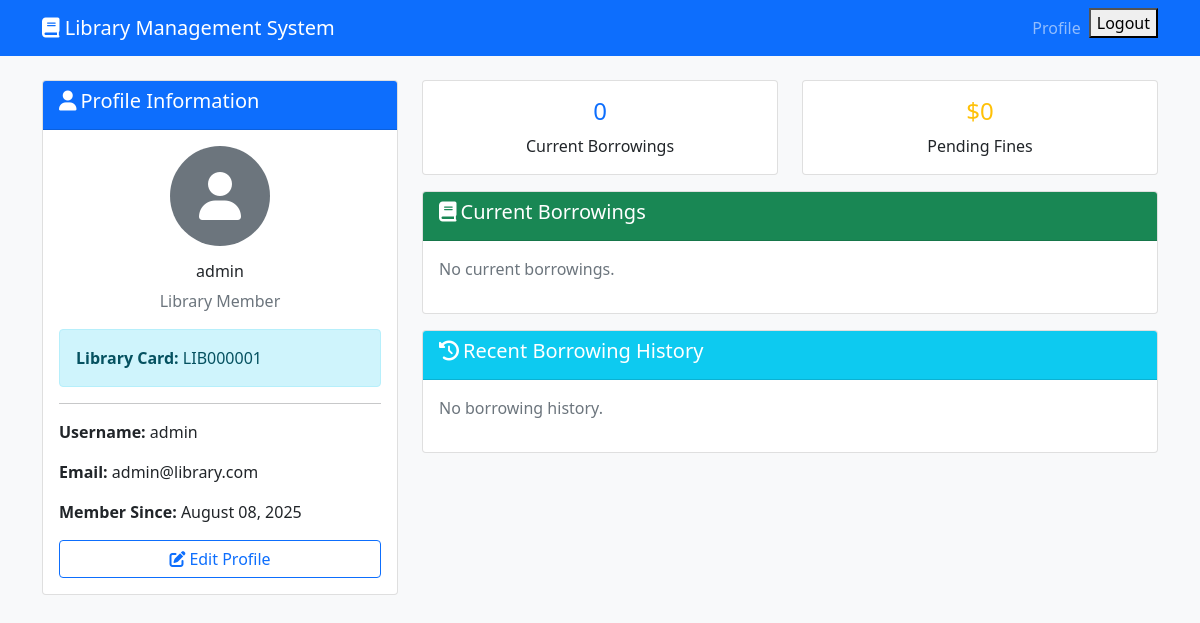
Page /accounts/profile/ (signed in) on the earlier database version.
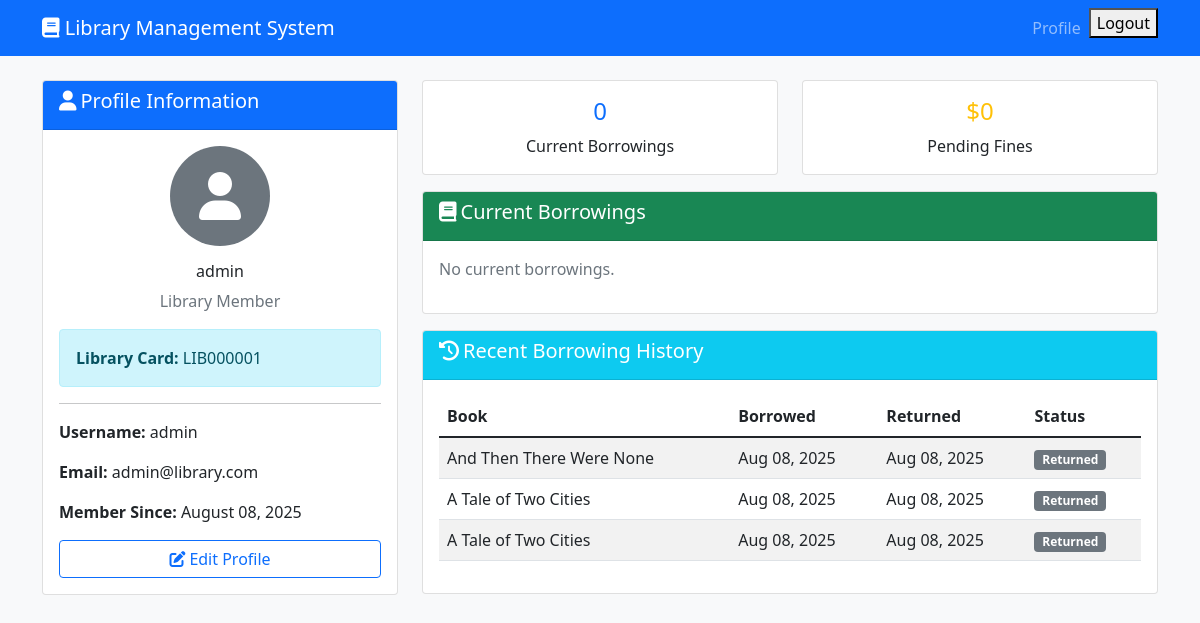
Same page on the later database version.
### accounts/models.py (models this page shows, shortened)
class User(AbstractUser):
    USER_TYPE_CHOICES = [
        ('member', 'Library Member'),
        ('librarian', 'Librarian'),
        ('admin', 'Administrator'),
    ]
    user_type = models.CharField(max_length=20, choices=USER_TYPE_CHOICES, default='member')
    phone_number = models.CharField(max_length=15, blank=True)
    date_of_birth = models.DateField(blank=True, null=True)
    address = models.TextField(blank=True)
    emergency_contact_name = models.CharField(max_length=100, blank=True)
    emergency_contact_phone = models.CharField(max_length=15, blank=True)
    library_card_number = models.CharField(max_length=20, unique=True, blank=True, null=True)
    is_active_member = models.BooleanField(default=True)
    membership_date = models.DateTimeField(default=timezone.now)
    membership_expiry = models.DateTimeField(blank=True, null=True)
    profile_picture = models.ImageField(upload_to='profile_pictures/', blank=True, null=True)
    @property
    def full_name(self):
        return f"{self.first_name} {self.last_name}".strip() or self.username

### borrowing/models.py (models this page shows, shortened)
class BorrowTransaction(models.Model):
    STATUS_CHOICES = [
        ('active', 'Active'),
        ('returned', 'Returned'),
        ('overdue', 'Overdue'),
        ('lost', 'Lost'),
        ('renewed', 'Renewed'),
    ]
    user = models.ForeignKey(settings.AUTH_USER_MODEL, on_delete=models.CASCADE, related_name='borrow_transactions')
    book_copy = models.ForeignKey('books.BookCopy', on_delete=models.CASCADE, related_name='borrow_transactions')
    librarian_issued = models.ForeignKey(
        settings.AUTH_USER_MODEL,
        on_delete=models.SET_NULL,
        blank=True,
        null=True,
        related_name='issued_transactions'
    )
    librarian_returned = models.ForeignKey(
        settings.AUTH_USER_MODEL,
        on_delete=models.SET_NULL,
        blank=True,
        null=True,
        related_name='returned_transactions'
    )
    borrowed_at = models.DateTimeField(auto_now_add=True)
    due_date = models.DateTimeField()
    returned_at = models.DateTimeField(blank=True, null=True)
    status = models.CharField(max_length=20, choices=STATUS_CHOICES, default='active')
    renewal_count = models.PositiveIntegerField(default=0)
    max_renewals_allowed = models.PositiveIntegerField(default=1)
    notes = models.TextField(blank=True)
    class Meta:
        ordering = ['-borrowed_at']

### books/models.py (models this page shows, shortened)
class BookCopy(models.Model):
    STATUS_CHOICES = [
        ('available', 'Available'),
        ('borrowed', 'Borrowed'),
        ('reserved', 'Reserved'),
        ('maintenance', 'Under Maintenance'),
        ('lost', 'Lost'),
        ('damaged', 'Damaged'),
    ]
    CONDITION_CHOICES = [
        ('excellent', 'Excellent'),
        ('good', 'Good'),
        ('fair', 'Fair'),
        ('poor', 'Poor'),
        ('damaged', 'Damaged'),
    ]
    book = models.ForeignKey(Book, on_delete=models.CASCADE, related_name='book_copies')
    branch = models.ForeignKey('library_branches.LibraryBranch', on_delete=models.CASCADE, related_name='book_copies')
    section = models.ForeignKey('library_branches.LibrarySection', on_delete=models.SET_NULL, blank=True, null=True, related_name='book_copies')
    copy_number = models.CharField(max_length=50)
    barcode = models.CharField(max_length=100, unique=True)
    status = models.CharField(max_length=20, choices=STATUS_CHOICES, default='available')
    condition = models.CharField(max_length=20, choices=CONDITION_CHOICES, default='good')
    acquisition_date = models.DateField()
    last_maintenance_date = models.DateField(blank=True, null=True)
    notes = models.TextField(blank=True)
    class Meta:
        verbose_name = 'Book Copy'
        verbose_name_plural = 'Book Copies'
        ordering = ['book__title', 'copy_number']
        unique_together = [['book', 'branch', 'copy_number']]

class Book(models.Model):
    LANGUAGE_CHOICES = [
        ('en', 'English'),
        ('dv', 'Dhivehi'),
        ('ar', 'Arabic'),
        ('hi', 'Hindi'),
        ('es', 'Spanish'),
        ('fr', 'French'),
        ('other', 'Other'),
    ]
    FORMAT_CHOICES = [
        ('hardcover', 'Hardcover'),
        ('paperback', 'Paperback'),
        ('ebook', 'E-book'),
        ('audiobook', 'Audiobook'),
    ]
    isbn_validator = RegexValidator(
        regex=r'^(?:ISBN(?:-1[03])?:? )?(?=[0-9X]{10}$|(?=(?:[0-9]+[- ]){3})[- 0-9X]{13}$|97[89][0-9]{10}$|(?=(?:[0-9]+[- ]){4})[- 0-9]{17}$)(?:97[89][- ]?)?[0-9]{1,5}[- ]?[0-9]+[- ]?[0-9]+[- ]?[0-9X]$',
        message='Enter a valid ISBN number.'
    )
    isbn = models.CharField(max_length=17, unique=True, validators=[isbn_validator])
    title = models.CharField(max_length=300)
    subtitle = models.CharField(max_length=300, blank=True)
    authors = models.ManyToManyField(Author, related_name='books')
    publisher = models.ForeignKey(Publisher, on_delete=models.SET_NULL, blank=True, null=True)
    publication_date = models.DateField()
    edition = models.CharField(max_length=50, blank=True)
    pages = models.PositiveIntegerField()
    language = models.CharField(max_length=10, choices=LANGUAGE_CHOICES, default='en')
    format = models.CharField(max_length=20, choices=FORMAT_CHOICES, default='paperback')
    category = models.ForeignKey(Category, on_delete=models.SET_NULL, blank=True, null=True)
    description = models.TextField(blank=True)
    cover_image = models.ImageField(upload_to='book_covers/', blank=True, null=True)
    price = models.DecimalField(max_digits=10, decimal_places=2, default=Decimal('0.00'))
    is_active = models.BooleanField(default=True)
    created_at = models.DateTimeField(auto_now_add=True)
    updated_at = models.DateTimeField(auto_now=True)
    class Meta:
        ordering = ['title']

### accounts/views.py (the view)
# urls.py: path('profile/', views.ProfileView.as_view(), name='profile'),
class ProfileView(LoginRequiredMixin, TemplateView):
    template_name = 'accounts/profile.html'
    def get_context_data(self, **kwargs):
        context = super().get_context_data(**kwargs)
        user = self.request.user
        context.update({
            'current_borrowings': BorrowTransaction.objects.filter(
                user=user, status='active'
            ).select_related('book_copy__book'),
            'pending_fines': Fine.objects.filter(
                user=user, status='pending'
            ).select_related('fine_type'),
            'recent_borrowings': BorrowTransaction.objects.filter(
                user=user
            ).order_by('-borrowed_at')[:5].select_related('book_copy__book'),
        })
        return context

### templates/accounts/profile.html (shortened to what this page needs)
<!DOCTYPE html>
<html lang="en">
<head>
    <link href="https://cdn.jsdelivr.net/npm/bootstrap@5.1.3/dist/css/bootstrap.min.css" rel="stylesheet">
    <link rel="stylesheet" href="https://cdnjs.cloudflare.com/ajax/libs/font-awesome/6.0.0/css/all.min.css">
</head>
<body class="bg-light">
    <nav class="navbar navbar-expand-lg navbar-dark bg-primary">
        <div class="container">
            <a class="navbar-brand" href="{% url 'home' %}">
                <i class="fas fa-book"></i> Library Management System
            </a>
            <div class="navbar-nav ms-auto">
                <a class="nav-link" href="{% url 'accounts:profile' %}">Profile</a>
                <form method="post" action="{% url 'accounts:logout' %}" class="d-inline">
                    <button type="submit" class="logout-nav-btn">Logout</button>
                </form>
            </div>
        </div>
    </nav>
    <div class="container mt-4">
        <div class="row">
            <div class="col-md-4">
                <div class="card">
                    <div class="card-header bg-primary text-white">
                        <h5><i class="fas fa-user me-1"></i>Profile Information</h5>
                    </div>
                    <div class="card-body">
                        <div class="text-center mb-3">
                            {% if user.profile_picture %}
                                <img src="{{ user.profile_picture.url }}" class="rounded-circle" width="100" height="100" alt="Profile Picture">
                            {% else %}
                                <div class="bg-secondary rounded-circle d-inline-flex align-items-center justify-content-center" style="width: 100px; height: 100px;">
                                    <i class="fas fa-user fa-3x text-white"></i>
                                </div>
                            {% endif %}
                        </div>
                        <h6 class="text-center">{{ user.full_name }}</h6>
                        <p class="text-center text-muted">{{ user.get_user_type_display }}</p>
                        {% if user.library_card_number %}
                        <div class="alert alert-info">
                            <strong>Library Card:</strong> {{ user.library_card_number }}
                        </div>
                        {% endif %}
                        <hr>
                        <p><strong>Username:</strong> {{ user.username }}</p>
                        <p><strong>Email:</strong> {{ user.email }}</p>
                        <p><strong>Member Since:</strong> {{ user.membership_date|date:"F d, Y" }}</p>
                        <div class="d-grid">
                            <a href="{% url 'accounts:profile_edit' %}" class="btn btn-outline-primary">
                                <i class="fas fa-edit me-1"></i>Edit Profile
                            </a>
                        </div>
                    </div>
                </div>
            </div>
            <div class="col-md-8">
                <div class="row">
                    <div class="col-md-6 mb-3">
                        <div class="card text-center">
                            <div class="card-body">
                                <h4 class="text-primary">{{ current_borrowings.count }}</h4>
                                <p class="card-text">Current Borrowings</p>
                            </div>
                        </div>
                    </div>
                    <div class="col-md-6 mb-3">
                        <div class="card text-center">
                            <div class="card-body">
                                <h4 class="text-warning">${{ pending_fines.aggregate.total|default:0 }}</h4>
                                <p class="card-text">Pending Fines</p>
                            </div>
                        </div>
                    </div>
                </div>
                <div class="card">
                    <div class="card-header bg-success text-white">
                        <h5><i class="fas fa-book me-1"></i>Current Borrowings</h5>
                    </div>
                    <div class="card-body">
                        {% if current_borrowings %}
                            <div class="table-responsive">
                                <table class="table table-striped">
                                    <thead>
                                        <tr>
                                            <th>Book</th>
                                            <th>Borrowed Date</th>
                                            <th>Due Date</th>
                                            <th>Status</th>
                                        </tr>
                                    </thead>
                                    <tbody>
                                        {% for borrowing in current_borrowings %}
                                        <tr>
                                            <td>{{ borrowing.book_copy.book.title }}</td>
                                            <td>{{ borrowing.borrowed_at|date:"M d, Y" }}</td>
                                            <td>{{ borrowing.due_date|date:"M d, Y" }}</td>
                                            <td>
                                                {% if borrowing.is_overdue %}
                                                    <span class="badge bg-danger">Overdue</span>
                                                {% else %}
                                                    <span class="badge bg-success">Active</span>
                                                {% endif %}
                                            </td>
                                        </tr>
                                        {% endfor %}
                                    </tbody>
                                </table>
                            </div>
                        {% else %}
                            <p class="text-muted">No current borrowings.</p>
                        {% endif %}
                    </div>
                </div>
                <div class="card mt-3">
                    <div class="card-header bg-info text-white">
                        <h5><i class="fas fa-history me-1"></i>Recent Borrowing History</h5>
                    </div>
                    <div class="card-body">
                        {% if recent_borrowings %}
                            <div class="table-responsive">
                                <table class="table table-striped">
                                    <thead>
                                        <tr>
                                            <th>Book</th>
                                            <th>Borrowed</th>
                                            <th>Returned</th>
                                            <th>Status</th>
                                        </tr>
                                    </thead>
                                    <tbody>
                                        {% for borrowing in recent_borrowings %}
                                        <tr>
                                            <td>{{ borrowing.book_copy.book.title }}</td>
                                            <td>{{ borrowing.borrowed_at|date:"M d, Y" }}</td>
                                            <td>
                                                {% if borrowing.returned_at %}
                                                    {{ borrowing.returned_at|date:"M d, Y" }}
                                                {% else %}
                                                    <span class="text-muted">Not returned</span>
                                                {% endif %}
                                            </td>
                                            <td>
                                                <span class="badge bg-secondary">{{ borrowing.get_status_display }}</span>
                                            </td>
                                        </tr>
                                        {% endfor %}
                                    </tbody>
                                </table>
                            </div>
                        {% else %}
                            <p class="text-muted">No borrowing history.</p>
                        {% endif %}
                    </div>
                </div>
            </div>
        </div>
    </div>
</body>
</html>

Differences in the rows shown:
added BorrowTransaction: book_copy.book "And Then There Were None", borrowed_at "Aug 08, 2025", returned_at "Aug 08, 2025", status "Returned"
added BorrowTransaction: book_copy.book "A Tale of Two Cities", borrowed_at "Aug 08, 2025", returned_at "Aug 08, 2025", status "Returned"
added BorrowTransaction: book_copy.book "A Tale of Two Cities", borrowed_at "Aug 08, 2025", returned_at "Aug 08, 2025", status "Returned"
Other differences:
text no longer shown: "No borrowing history."
text now shown: "Book Borrowed Returned Status"
